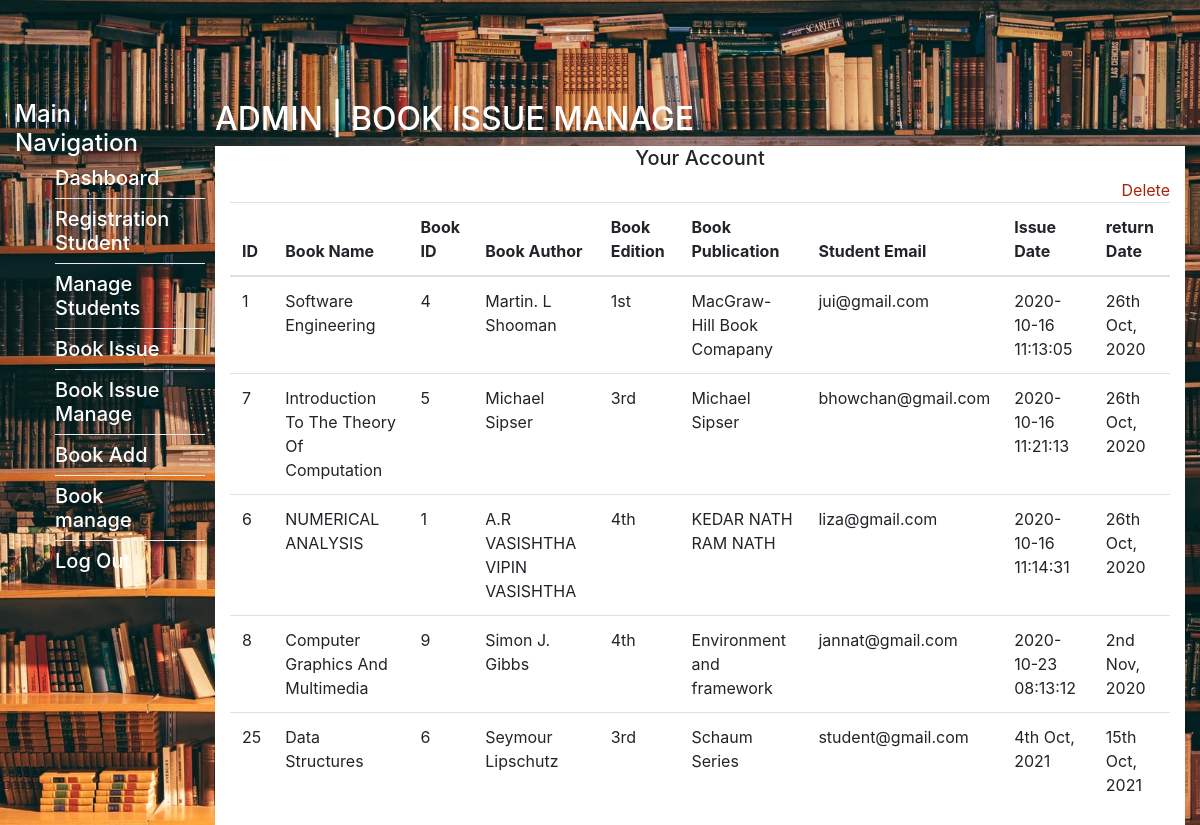
Before: /admin-book-issue-manage.php (signed in) with the older database file.
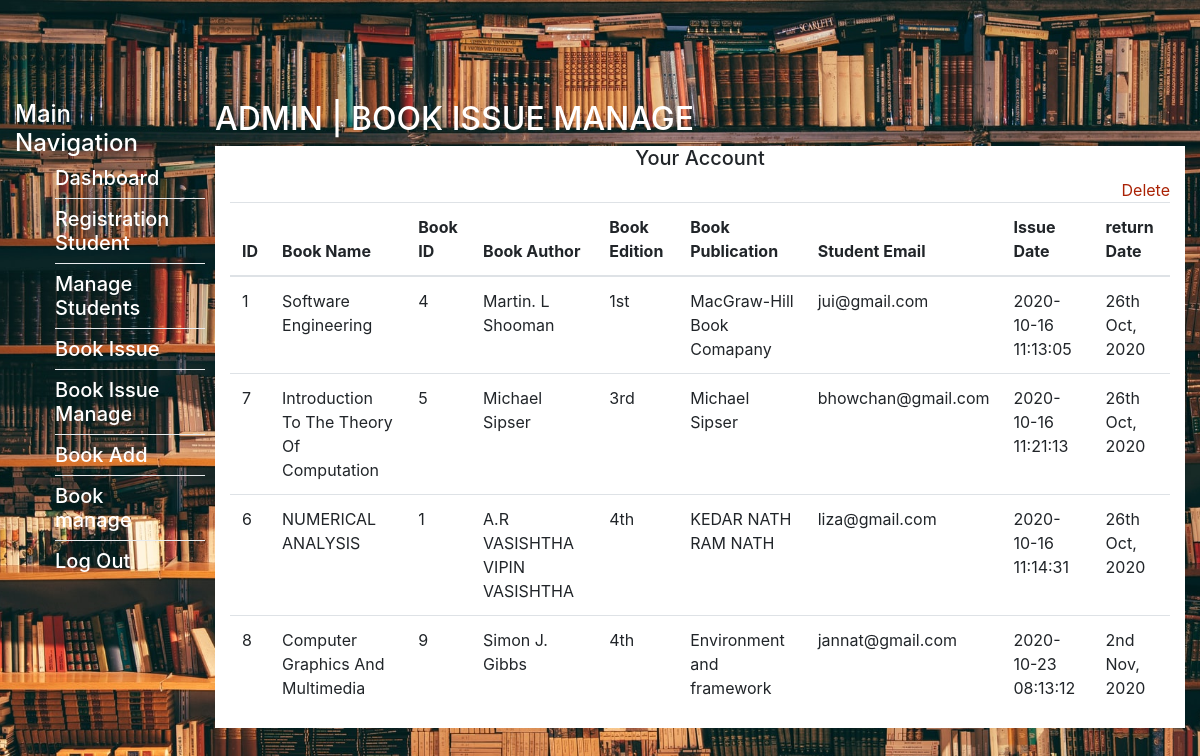
After: the same page with the newer database file.
### tables this page shows
CREATE TABLE `book_issue` (
  `id` int(11) NOT NULL,
  `book_name` varchar(255) NOT NULL,
  `book_id` int(11) NOT NULL,
  `book_author` varchar(255) NOT NULL,
  `book_edition` varchar(255) NOT NULL,
  `book_publication` varchar(100) NOT NULL,
  `student_id` int(11) NOT NULL,
  `student_mail` varchar(255) NOT NULL,
  `issue_date` varchar(255) NOT NULL,
  `return_date` varchar(255) NOT NULL DEFAULT current_timestamp()
);

### inc/admin/manage-book-issue-dashboard.php (the view, shortened to what this page needs)
<div class="container-fluid container-fullw bg-white doctor-specialization">
    <div class="row">
        <div class="col-md-12 doctor-specialization-list">
            <h5 class="text-center">Your Account</h5>
            <div class="text-right">
                <a class="update" href='admin-student-delete.php'>Delete</a>
            </div>
            <form method="POST">
                <table class="table table-hover" id="sample-table-1">
                    <thead>
                        <tr>
                            <th class="center">ID</th>
                            <th>Book Name</th>
                            <th>Book ID</th>
                            <th>Book Author</th>
                            <th>Book Edition</th>
                            <th>Book Publication</th>
                            <th>Student Email</th>
                            <th>Issue Date</th>
                            <th>return Date</th>
                        </tr>
                    </thead>
                    <tbody>
                    <?php
                        while ($data = mysqli_fetch_assoc($result)) {
                            if('1' == $data['book_edition']){
                                $edition = $data['book_edition']."st";
                            }elseif('2' == $data['book_edition']){
                                $edition = $data['book_edition']."nd";
                            }elseif('3' == $data['book_edition']){
                                $edition = $data['book_edition']."rd";
                            }else{
                                $edition = $data['book_edition']."th";
                            }
                    ?>
                    <tr>
                        <td><?php echo $data['id'];?></td>
                        <td><?php echo $data['book_name'];?></td>
                        <td><?php echo $data['book_id'];?></td>
                        <td><?php echo $data['book_author'];?></td>
                        <td><?php echo $edition;?></td>
                        <td><?php echo $data['book_publication'];?></td>
                        <td><?php echo $data['student_mail'];?></td>
                        <td><?php echo $data['issue_date'];?></td>
                        <td><?php echo $data['return_date'];?></td>
                    </tr>
                    <?php
                        }
                    ?>
                    </tbody>
                </table>
            </form>
        </div>
    </div>
</div>

### inc/headerwithoutnav.php (shortened to what this page needs)
<!DOCTYPE html>
<html lang="en">
<head>
    <link rel="stylesheet" href="assets/css/bootstrap.min.css">
    <link rel="stylesheet" href="assets/css/main.css">
</head>
<body>
    <div class="main-body">
        <div class="slider">

### admin-book-issue-manage.php (shortened to what this page needs)
<?php
include('inc/headerwithoutnav.php');
$connection = mysqli_connect(DB_SERVER,DB_USER,DB_PASS,DB_NAME);
$query = "SELECT * FROM `book_issue`";
$result = mysqli_query($connection,$query);
?>
<div class="container-fluid admin-dashboard">
    <div class="row">
		<div class="col-lg-2">
			<?php include('inc/admin/sidebar.php'); ?>
		</div>
		<div class="col-lg-10 doctor-specialization">
			<div class="admin-header d-flex justify-content-between">
				<h2>ADMIN | BOOK ISSUE MANAGE</h2>
			</div>
            <?php include('inc/admin/manage-book-issue-dashboard.php'); ?>
		</div>
    </div>
</div>
<?php include('inc/footer.php'); ?>

### inc/admin/sidebar.php
<div class="sidebar app-aside" id="sidebar">
    <div class="sidebar-container perfect-scrollbar ps-container ps-active-y">
        <nav>
            <div class="navbar-title">
                <span><h4>Main Navigation</h4></span>
            </div>
            <ul class="main-navigation-menu">
                <li class="dropbtn"><a href="admin-dashboard.php"><h5>Dashboard</h5></a></li>
                <li><div class="dropdown-divider"></div></li>
                <li class="dropbtn"><a href="admin-student-registration.php"><h5>Registration Student</h5></a></li>
                <li><div class="dropdown-divider"></div></li>
                <li class="dropbtn"><a href="admin-manage-students.php"><h5>Manage Students</h5></a></li>
                <li><div class="dropdown-divider"></div></li>
                <li class="dropbtn"><a href="admin-book-issue.php"><h5>Book Issue</h5></a></li>
                <li><div class="dropdown-divider"></div></li>
                <li class="dropbtn"><a href="admin-book-issue-manage.php"><h5>Book Issue Manage</h5></a></li>
                <li><div class="dropdown-divider"></div></li>
                <li class="dropbtn"><a href="admin-book-add.php"><h5>Book Add</h5></a></li>
                <li><div class="dropdown-divider"></div></li>
                <li class="dropbtn"><a href="admin-books-manage.php"><h5>Book manage</h5></a></li>
                <li><div class="dropdown-divider"></div></li>
                <li class="dropbtn"><a href="inc/logout.php"><h5>Log Out</h5></a></li>
            </ul>
        </nav>
    </div>
</div>

### inc/footer.php
        </div>
    </div>
</body>
</html>

### assets/css/main.css (style rules this page uses)
a, a:hover { text-decoration: none; color: #AA2205; }
li { list-style: none; }
body { background-image: url(../images/bg.jpg); height: 100vh; position: relative; background-size: cover; background-position: center; background-repeat: no-repeat; background-attachment: fixed; }
.admin-header h2,.admin-header ul,#sidebar .main-navigation-menu a ,#sidebar .navbar-title { color: white; }
#sidebar nav { margin-top: 100px; }
.dropdown-divider { width: 150px; }
.admin-header { margin-top: 100px; }

Changed rows visible on the page:
removed book_issue: id "25", book_name "Data Structures", book "6", book_author "Seymour Lipschutz", book_edition "3rd", book_publication "Schaum Series", student_mail "student@gmail.com", issue_date "4th Oct, 2021", return_date "15th Oct, 2021"
